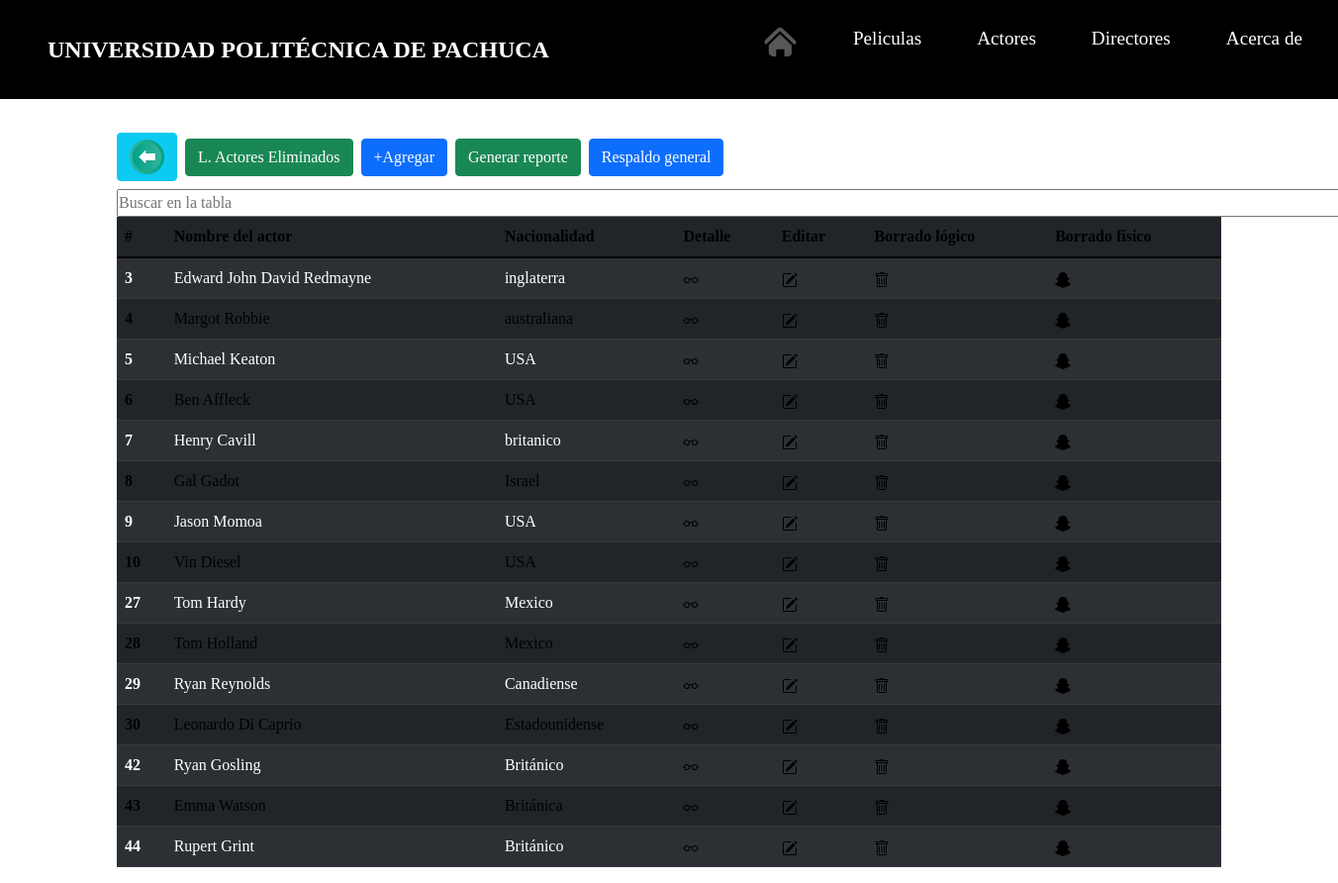
The page /actores.php on the database its author committed.
### tables this page shows
CREATE TABLE `actor` (
  `idActor` int(11) NOT NULL,
  `nombre` varchar(30) DEFAULT NULL,
  `nacionalidad` varchar(20) DEFAULT NULL,
  `estatus` int(1) NOT NULL,
  `descripcion` text NOT NULL
);

### actores.php (the view, shortened to what this page needs)
<!DOCTYPE html>
<html>
<head>
	<link href="https://cdn.jsdelivr.net/npm/bootstrap@5.1.3/dist/css/bootstrap.min.css" rel="stylesheet">
	<link rel="stylesheet" type="text/css" href="css/estiloCine1.css">
	<link rel="stylesheet" href="./css.css">
</head>
<body>
<?php include('menuhamburguesa.php'); ?>
	<div class="miniespacio">
		<br><br><br><br>
	</div>
	<div class="container">
		<h2 class="letraBlanca">
			<br>
			<a href="index.php" class="btn btn-info"><img src="Icons/return.png" width="35" height="35" alt="Return"></a>
			<a href="Aborrados.php" class="btn btn-success ">L. Actores Eliminados</a>
			<a href="nuevoActor.php" class="btn btn-primary state-loadingsuccess">+Agregar</a>
			<a href="reporteActor.php" class="btn btn-success">Generar reporte</a>
			<a href="respaldoGeneralActor.php" class="btn btn-primary state-loading">Respaldo general</a>
		</h2>
		<?PHP
			$conexion = new mysqli("localhost", "root", "", "peliculas");
			$consulta = "SELECT * FROM actor WHERE estatus=1";
			$resultado = $conexion->query($consulta);
		?>
			<input type="text" id="infobuscar" onkeyup="buscar()" placeholder="Buscar en la tabla">
		<table id="tabla" class="table table-dark table-striped table-hover">
		  <thead>
		    <tr>
		      <th scope="col">#</th>
		      <th scope="col">Nombre del actor</th>
		      <th scope="col">Nacionalidad</th>
		      <th scope="col">Detalle</th>
		      <th scope="col">Editar</th>
			  <th scope="col">Borrado lógico</th>
			  <th scope="col">Borrado físico</th>
		    </tr>
		  </thead>
		  <tbody>
		  	<?PHP
			while($row = $resultado->fetch_assoc())
			{
			  	?>
			    <tr>
			      <th scope="row">
			      	<?PHP echo $row['idActor']; ?>
			      </th>
			      <td>
			      	<?PHP echo $row['nombre']; ?>
			      </td>
			      <td>
			      	<?PHP echo $row['nacionalidad']; ?>
			      </td>
			      <td>
			      	<a href="detalleActor.php?id=<?php echo $row['idActor'];?>">
			      	</a>
			      </td>
			      <td>
			      	<a href="editarActor.php?id=<?php echo $row['idActor'];?>">
			      	</a>
			      </td>
			      <td>
			      	<a href="borrarLogicoActor.php?id=<?php echo $row['idActor'];?>">
			      	</a>
			      </td>
			      <td>
			      	<a href="borrarFisicoActor.php?id=<?php echo $row['idActor'];?>">
			      	</a>
			      </td>
			    </tr>
			    <?PHP
			}
			?>
		  </tbody>
		</table>
	</div>
</body>
</html>

### css/estiloCine1.css (style rules this page uses)
body { font-family: Arial, Helvetica; background-image: url("https://static.vecteezy.com/system/resources/previews/002/217/896/non_2x/cinema-wallpaper-social-media-message-background-vector.jpg"); }
.letraBlanca { color: white; }

### css.css (style rules this page uses)
* { margin: 0; padding: 0; box-sizing: border-box; color: #000; font-family: "Zen Tokyo Zoo", cursive; scroll-behavior: smooth; }
a { text-decoration: none; }
body { position: relative; min-height: 100vh; }
.btn { transition: 0.3s transform; }

### actores.php (style rules this page uses)
a { color: white; }
input { width: 1300px }

### rows shown on the page
actor: idActor "3", nombre "Edward John David Redmayne", nacionalidad "inglaterra"
actor: idActor "4", nombre "Margot Robbie", nacionalidad "australiana"
actor: idActor "5", nombre "Michael Keaton", nacionalidad "USA"
actor: idActor "6", nombre "Ben Affleck", nacionalidad "USA"
actor: idActor "7", nombre "Henry Cavill", nacionalidad "britanico"
actor: idActor "8", nombre "Gal Gadot", nacionalidad "Israel"
actor: idActor "9", nombre "Jason Momoa", nacionalidad "USA"
actor: idActor "10", nombre "Vin Diesel", nacionalidad "USA"
actor: idActor "27", nombre "Tom Hardy", nacionalidad "Mexico"
actor: idActor "28", nombre "Tom Holland", nacionalidad "Mexico"
actor: idActor "29", nombre "Ryan Reynolds", nacionalidad "Canadiense"
actor: idActor "30", nombre "Leonardo Di Caprio", nacionalidad "Estadounidense"
actor: idActor "42", nombre "Ryan Gosling", nacionalidad "Británico"
actor: idActor "43", nombre "Emma Watson", nacionalidad "Británica"
actor: idActor "44", nombre "Rupert Grint", nacionalidad "Británico"
